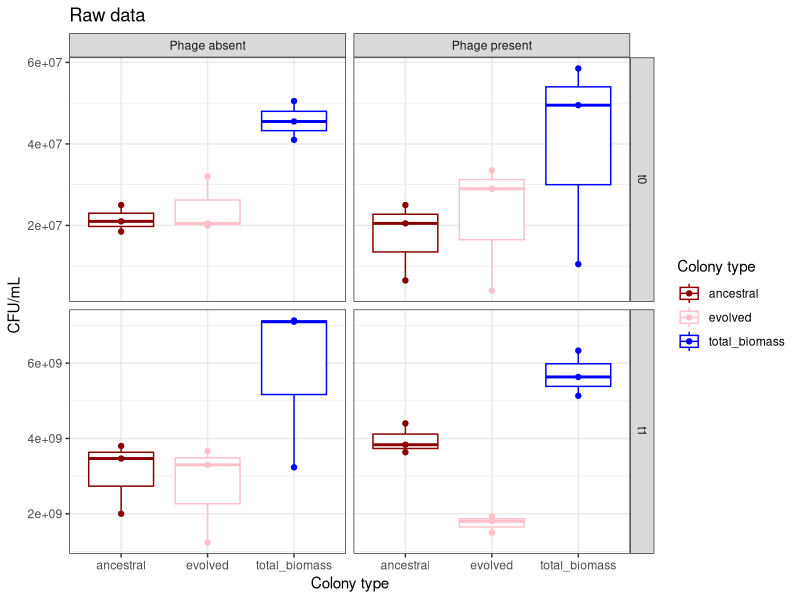
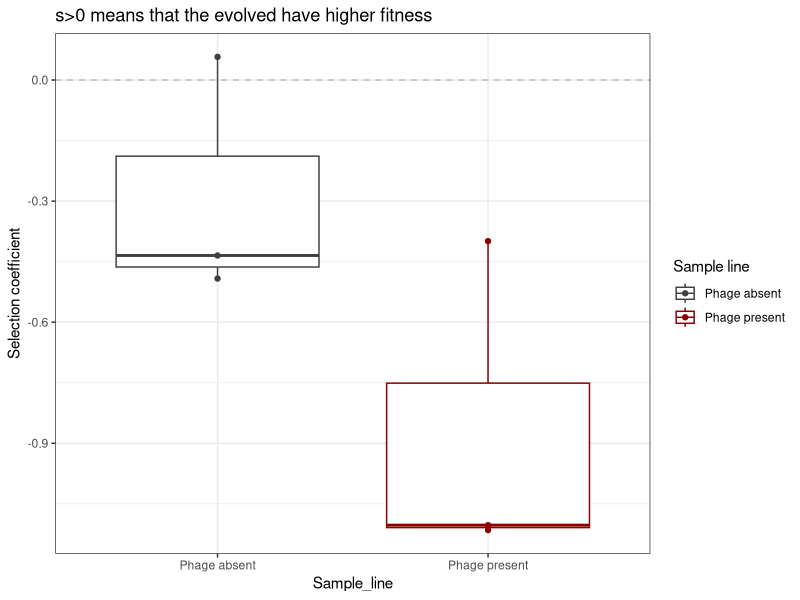
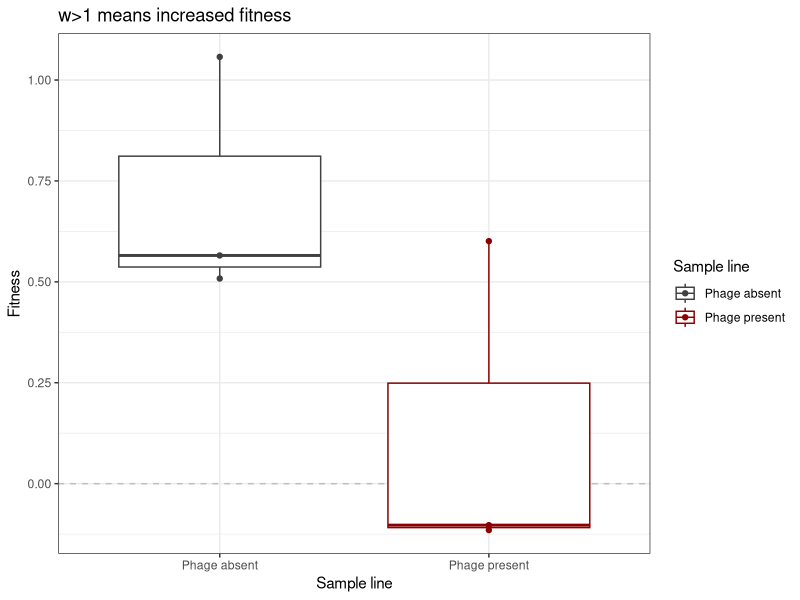
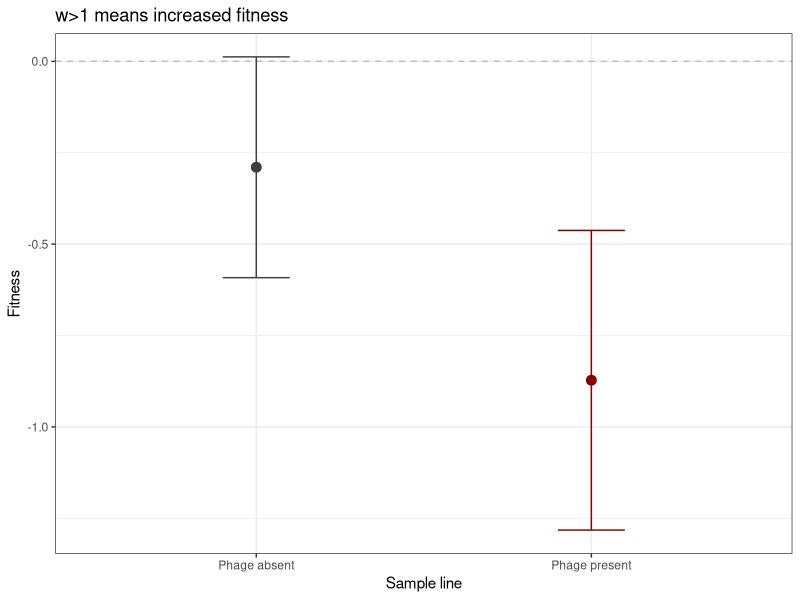
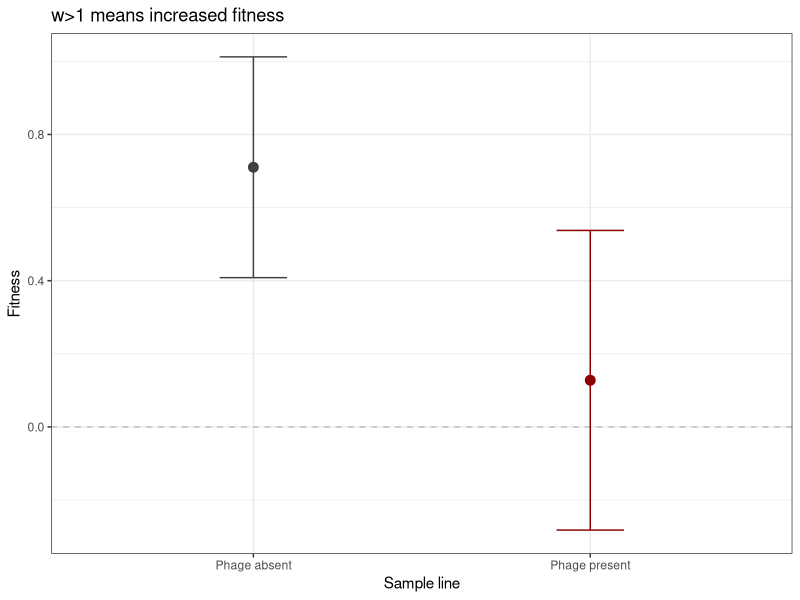
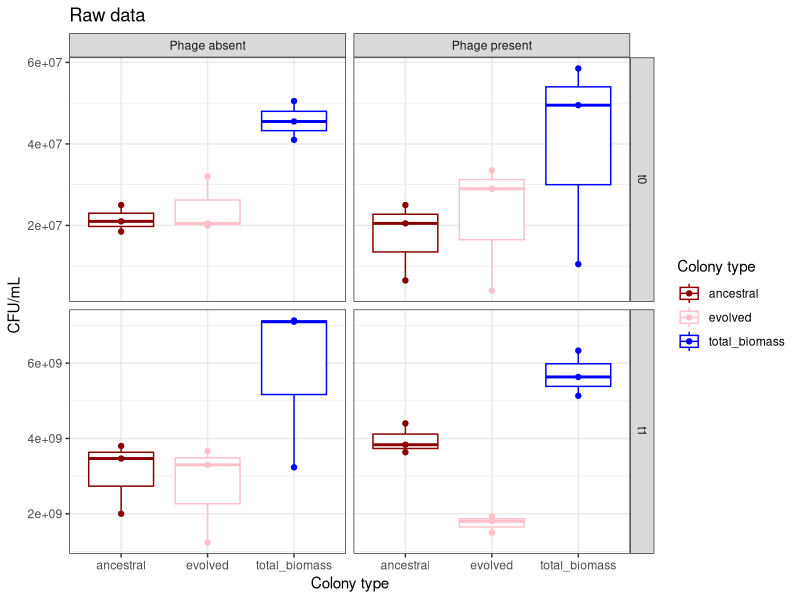
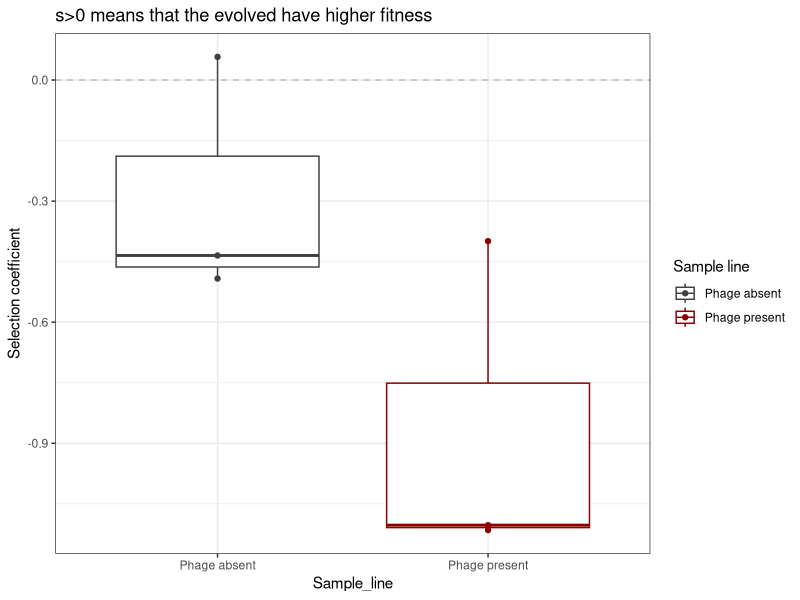
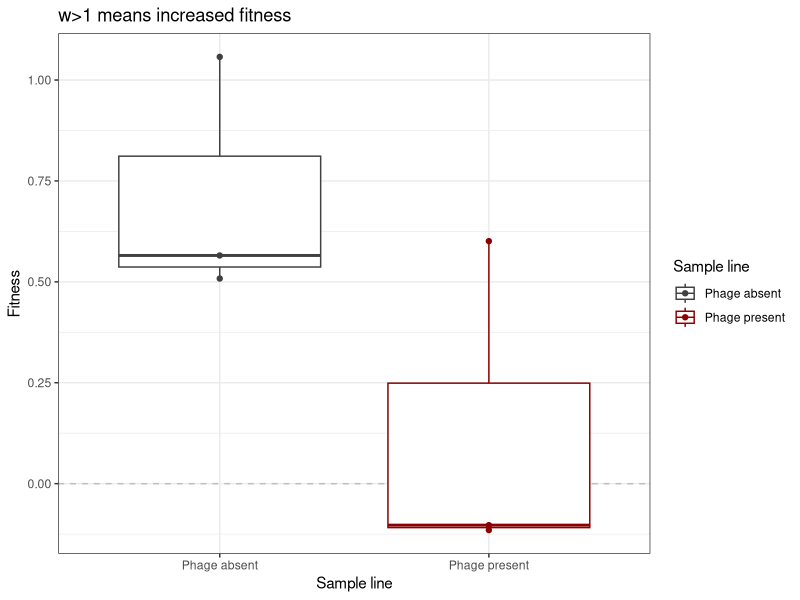

Write R code to recreate these figures, in order.
# Practical training UL 
# 12.05.20
# Karakoc
# Competition experiments/selection coefficient/fitness

# Load libraries
library(tidyverse) # we use dplyr and ggplot2

# Set working directory
# run from the folder this script is in

# Read data
comp_data <- read.table("competition_data.csv", header = T, sep = ";", dec = ",")

head(comp_data)
str(comp_data)

# Data manipulation
# For more https://dplyr.tidyverse.org/

new_comp_data <- comp_data %>% 
  filter(Dilution_fold == 10000 | Dilution_fold == 1000000) %>% # remove the highest dilutions
  mutate(Red_col_ml = Red_colonies * Dilution_fold * 100)  %>% # calculate CFU per mL
  mutate(Pink_col_ml = Pink_colonies * Dilution_fold * 100) %>% # calculate CFU per mL
  group_by(Time, SampleID, Sample_line) %>% # group the data to calculate the mean of replicate plates
  summarize(ancestral= mean(Red_col_ml), # calculate the mean of replicate plates
            evolved  = mean(Pink_col_ml)) %>% # calculate the mean of replicate plates
  mutate(total_biomass = ancestral + evolved) %>% # calculate total biomass
  gather("type", "cfu", -Time, -SampleID, -Sample_line) # create a longitudinal table for ggplot


# Plot 
ggplot(new_comp_data, aes(x = type, y = cfu, color = type))+
  geom_boxplot()+
  geom_point()+
  labs(x = "Colony type", y = "CFU/mL", title = "Raw data")+
  scale_color_manual("Colony type", values = c("darkred", "pink", "blue"))+
  facet_grid(Time~Sample_line, scales = "free")+
  theme_bw()
  
ggsave("rawData.pdf", width = 20, height = 15, units = "cm")


# Fitness costs
# Calculating selection coefficient 

fitness_data <- new_comp_data %>% 
  spread(type, cfu) %>% # create wide data table from long data table
  select(-total_biomass) %>% # remove the column total_biomass
  pivot_wider(names_from = "Time", 
              values_from = c("ancestral", "evolved")) %>% # make the data table even wider for calculations using Time variable
  mutate(selection_coef = (log(evolved_t1/ancestral_t1) - # calculate selection coefficient
                           log(evolved_t0/ancestral_t0))) %>%
  mutate(fitness = (selection_coef+1)) #calculate fitness
  
# Plot 
ggplot(fitness_data, aes(x = Sample_line, y = selection_coef, color = Sample_line))+
  geom_hline(yintercept=0, color="grey", linetype="dashed")+
  geom_boxplot()+
  geom_point()+
  labs(x = "Sample_line", y = "Selection coefficient", title = "s>0 means that the evolved have higher fitness")+
  scale_color_manual("Sample line", values = c("grey25", "darkred"))+
  theme_bw()

ggsave("rselection_coef.pdf", width = 15, height = 10, units = "cm")

# Plot 
ggplot(fitness_data, aes(x = Sample_line, y = fitness, color = Sample_line))+
  geom_hline(yintercept=0, color="grey", linetype="dashed")+
  geom_boxplot()+
  geom_point()+
  labs(x = "Sample line", y = "Fitness", title = "w>1 means increased fitness")+
  scale_color_manual("Sample line", values = c("grey25", "darkred"))+
  theme_bw()

ggsave("fitness.pdf", width = 15, height = 10, units = "cm")


# Alternative visualization with mean and SD

alternative_data <- fitness_data  %>% 
  select(SampleID, Sample_line, selection_coef, fitness) %>% 
  group_by(Sample_line) %>% # the grouping variable
  summarise(mean_selection_coef = mean(selection_coef), # calculates the mean selection coeffcient 
            sd_selection_coef = sd(selection_coef), # calculates the standard deviation of each group
            mean_fitness = mean(fitness), # calculates the mean fitness
            sd_fitness = sd(selection_coef)) # calculates the standard deviation of each group


# Plot 
ggplot(alternative_data, aes(x = Sample_line, y = mean_selection_coef, color = Sample_line))+
  geom_hline(yintercept=0, color="grey", linetype="dashed")+
  geom_point(size=3)+
  geom_errorbar(aes(ymin = mean_selection_coef - sd_selection_coef, ymax = mean_selection_coef + sd_selection_coef), width=0.2)+
  labs(x = "Sample line", y = "Fitness", title = "w>1 means increased fitness")+
  scale_color_manual("Sample line", values = c("grey25", "darkred"))+
  theme_bw()+
  theme(legend.position = "none") #removes the legend

ggsave("fitness_alternative.pdf", width = 15, height = 10, units = "cm")

  
# Plot 
ggplot(alternative_data, aes(x = Sample_line, y = mean_fitness, color = Sample_line))+
  geom_hline(yintercept=0, color="grey", linetype="dashed")+
  geom_point(size=3)+
  geom_errorbar(aes(ymin = mean_fitness - sd_fitness, ymax = mean_fitness + sd_fitness), width=0.2)+
  labs(x = "Sample line", y = "Fitness", title = "w>1 means increased fitness")+
  scale_color_manual("Sample line", values = c("grey25", "darkred"))+
  theme_bw()+
  theme(legend.position = "none") #removes the legend

ggsave("fitness_alternative.pdf", width = 15, height = 10, units = "cm")


# Are the sample means significantly different?
t.test(fitness~Sample_line, data=fitness_data)
